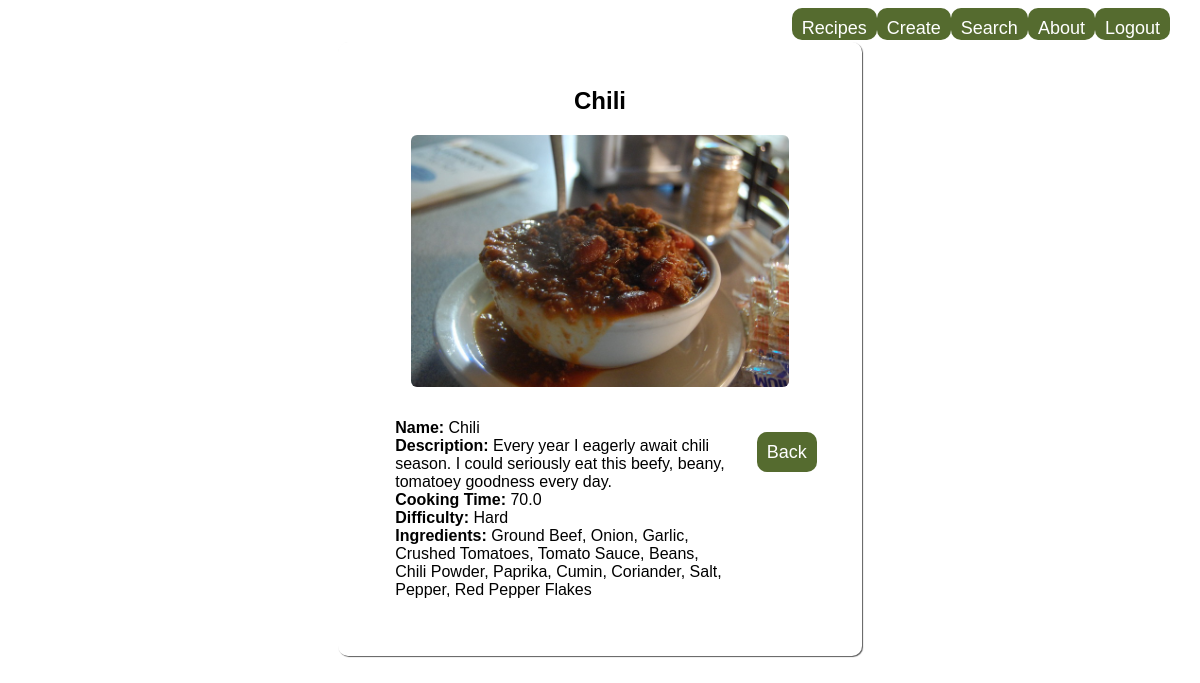
Screenshot of /list/1 (signed in) with the database file from the repository.
### recipes/models.py (models this page shows, shortened)
class Recipe(models.Model):
    name = models.CharField(max_length=120)
    description = models.TextField(default='this will be delicious!')
    cooking_time = models.FloatField(help_text="in minutes")
    ingredients = models.TextField()
    pic = models.ImageField(upload_to='recipes', default='no_picture.jpg')
    def calculate_difficulty(self):
        ingredients = self.ingredients.split(', ')
        if self.cooking_time < 10 and len(ingredients) < 7:
            difficulty = 'Easy'
        elif self.cooking_time < 10 and len(ingredients) >= 7:
            difficulty = 'Medium'
        elif self.cooking_time >= 10 and len(ingredients) < 7:
            difficulty = 'Intermediate'
        elif self.cooking_time >= 10 and len(ingredients) >= 7:
            difficulty = 'Hard'
        return difficulty

### recipes/views.py (the view)
# urls.py: path('list/<pk>', RecipeDetailView.as_view(), name='detail'),
class RecipeDetailView(LoginRequiredMixin, DetailView):
    model = Recipe
    template_name = 'recipes/detail.html'

### recipes/templates/recipes/detail.html (shortened to what this page needs)
{% load static %}
<!DOCTYPE html>
<html lang="en">
<head>
  <link rel="stylesheet" type="text/css" href="{% static 'recipes\css\styles.css' %}">
</head>
<body>
  <div class="nav_bar">
    <a class="login_btn" href="{%url 'logout' %}">Logout</a>
    <a class="login_btn" href="{%url 'recipes:about' %}">About</a>
    <a class="login_btn" href="{%url 'recipes:search' %}">Search</a>
    <a class="login_btn" href="{%url 'recipes:create' %}">Create</a>
    <a class="login_btn" href="{%url 'recipes:list' %}">Recipes</a>
  </div>
  <div class="details_modal">
    <h2>{{object.name}}</h2>
    <img class="food_images" src="{{object.pic.url}}" />
    <div class="details_body">
      <div class="details_short">
        <b>Name: </b> {{object.name}} <br />
        <b>Description: </b> {{object.description}} <br />
        <b>Cooking Time: </b> {{object.cooking_time}} <br />
        <b>Difficulty: </b> {{object.calculate_difficulty}} <br />
        <b>Ingredients: </b> {{object.ingredients}} <br />
      </div>
      <div class="details_long">
        <a href="{% url 'recipes:list' %}" class="login_btn">Back</a>
      </div>
    </div>
  </div>
</body>
</html>

### recipes/static/recipes/css/styles.css (style rules this page uses)
.food_images { max-width: 80%; height: auto; border-radius: 6px; margin: 0 auto; align-items: center; }
.details_modal { width: 40%; display: flex; flex-direction: column; align-items: center; margin-top: 15vh; padding: 3px; background-color: #ffffff; border-radius: 10px; padding: 25px; box-shadow: 1px 1px 1px #5c5c5c; margin: 0 auto; font-family: 'Roboto Mono', 'Calibri', 'Trebuchet MS', sans-serif; font-size: 16px; text-align: center; justify-content: center; }
.details_body { display: flex; flex-direction: row; margin: 12px; }
.details_short { padding: 8px; text-align: left; text-justify: center; margin: 12px; }
.details_long { padding: 8px; margin-top: 35px; }
h2 { color: #000000; font-family: 'Roboto Mono', 'Calibri', 'Trebuchet MS', sans-serif; text-align: center; }
.login_btn { font-family: 'Roboto Mono', 'Calibri', 'Trebuchet MS', sans-serif; font-size: 18px; background-color: darkolivegreen; padding: 10px; text-align: center; border-radius: 10px; border: 2px; color: white; cursor: pointer; text-decoration: none; }
.nav_bar { width: 95vw; height: 4vh; margin: 0 auto; margin-bottom: 2px; border-radius: 20px; display: flex; flex-direction: row-reverse; }

### rows the page displays
Recipe: name "Chili", pic (picture), description "Every year I eagerly await chili season. I could seriously eat this beefy, beany, tomatoey goodness every day.", cooking_time "70.0", calculate_difficulty "Hard", ingredients "Ground Beef, Onion, Garlic, Crushed Tomatoes, Tomato Sauce, Beans, Chili Powder, Paprika, Cumin, Coriander, Salt, Pepper, Red Pepper Flakes"
